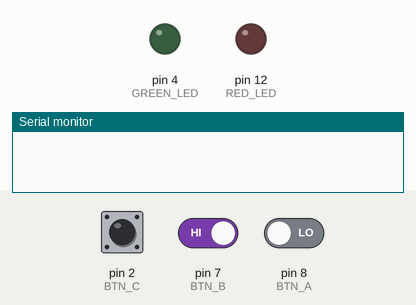
This sketch was run on a simulated Arduino Uno, built with avr-gcc and run on an emulated ATmega328P. On the bench: output pins drawn as LEDs (lit = HIGH), the last lines printed to the serial monitor. The test bench sets the inputs (shaded band); at power-on: pin 2 (BTN_C) HIGH, pin 7 (BTN_B) HIGH, pin 8 (BTN_A) LOW.

Above: at 1.2 s.
1.3 s: pin 2 (BTN_C) pulled LOW for 0.15 s
At 2.1 s:
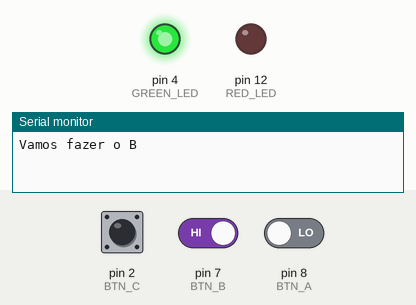
4.4 s: pin 2 (BTN_C) driven LOW and pin 7 (BTN_B) driven LOW and pin 8 (BTN_A) driven HIGH
7.4 s: pin 2 (BTN_C) driven HIGH
At 7.4 s:
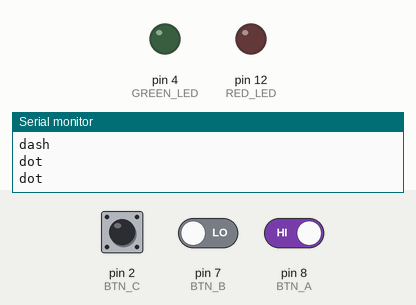
8.9 s: pin 8 (BTN_A) driven LOW
At 10.1 s:
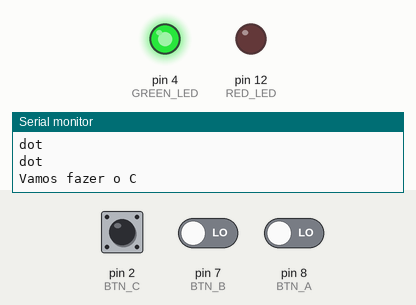
Timing chart, 0 to 11.4 s (numbered marks = the images above; inputs shaded):
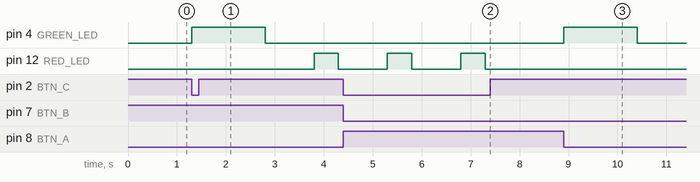

Measured:
- after the input at 1.3 s, pin 4 (GREEN_LED): LOW → HIGH at once, → LOW 1.5 s later; pin 12 (RED_LED): LOW → HIGH after 2.5 s, → LOW 0.50 s later
- after the input at 7.4 s, pin 12 (RED_LED): stays LOW (without the input it goes to HIGH after 0.90 s)
- after the input at 8.9 s, pin 4 (GREEN_LED): LOW → HIGH at once, → LOW 1.5 s later

The sketch:

CodigoMorseComBotao.ino
```cpp
#define RED_LED 12
#define GREEN_LED 4
#define BTN_A 8
#define BTN_B 7
#define BTN_C 2
//Variáveis para leitura do estado de cada botão
int btnAState, btnBState, btnCState;
//Variável controle se botão foi clicado e já fez ação
int btnActivated = 0;

/*
Função que faz o LED piscar o o traço
*/
void dash(){
  	digitalWrite(GREEN_LED, HIGH);
  	delay(1500);
  	digitalWrite(GREEN_LED, LOW);
  	delay(1000);
    Serial.println("dash");
}
/*
Função que faz o LED piscar o ponto
*/
void dot(){
    digitalWrite(RED_LED, HIGH);
  	delay(500);
  	digitalWrite(RED_LED, LOW);
  	delay(1000);
    Serial.println("dot");

}

/*
Funções que vão chamar a sequência correta de pontos e traços para sua letra correspondente
*/
void a(){
  dot();
  dash();
  btnActivated = 0;
}
void b(){
  dash();
  dot();
  dot();
  dot();
  btnActivated = 0;
}
void c(){
  dash();
  dot();
  dash();
  dot();
  btnActivated = 0;
}
/*
Funcionamento Placa
*/
void setup(){
    pinMode(RED_LED, OUTPUT);
    pinMode(GREEN_LED, OUTPUT);
    pinMode(BTN_A, INPUT);
    pinMode(BTN_B, INPUT);
    pinMode(BTN_C, INPUT);
    Serial.begin(9600);
}

void loop(){
    btnAState = digitalRead(BTN_A);
    btnBState = digitalRead(BTN_B);
    btnCState = digitalRead(BTN_C);

    if(btnActivated == 0){

        if(btnAState == 1 && btnBState == 0 && btnCState == 0){
            Serial.println("Vamos fazer o A");
            btnActivated = 1;
            a();
        }
        if(btnAState == 0 && btnBState == 1 && btnCState == 0){
            Serial.println("Vamos fazer o B");
            btnActivated = 1;
            b();

        }
        if(btnAState == 0 && btnBState == 0 && btnCState == 1){
            Serial.println("Vamos fazer o C");
            btnActivated = 1;
            c();
        }
    } else {
        Serial.println("Desculpe mas o botao está ativado");
    }
}
```
